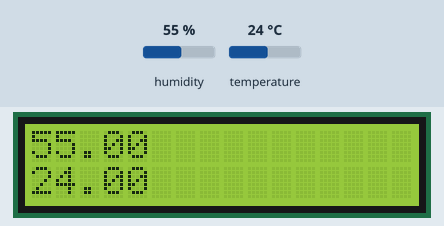
Bench run of a sketch on a simulated Arduino Uno, built with avr-gcc and run on an emulated ATmega328P. Shown: 16×2 character LCD. The test bench sets the inputs (shaded band); at power-on: humidity 55 %, temperature 24 °C. What the sketch prints to the serial monitor is not drawn.

Above: at 1.2 s.
1.3 s: humidity set to 22 %
At 3.1 s:
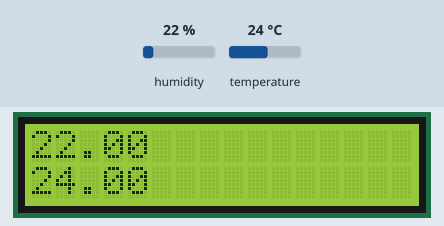
4.0 s: temperature set to 12 °C
At 4.5 s:
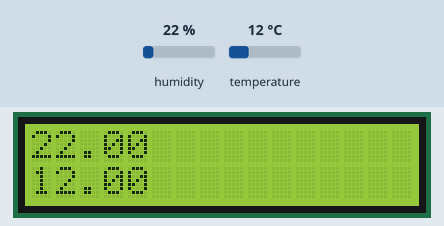
6.7 s: humidity set to 40 %
At 8.5 s:
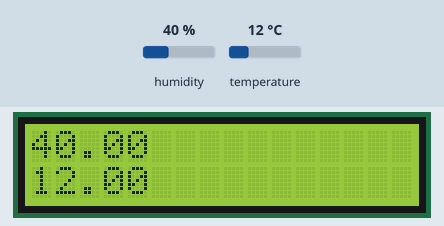
9.7 s: temperature set to 19 °C
At 11.1 s:
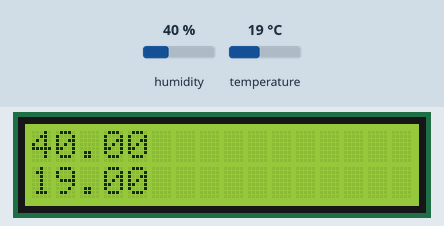
Timing chart, 0 to 12.7 s (numbered marks = the images above; inputs shaded):
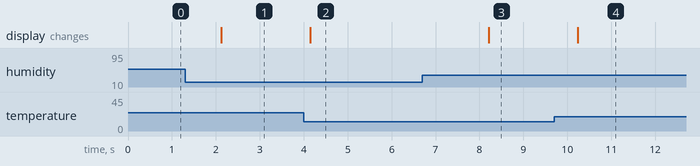

The sketch:

DHT_SENSOR.ino
```cpp
#include <LiquidCrystal.h>
#include <DHT.h>

LiquidCrystal lcd(2, 3, 4, 5, 6, 7);
DHT dht(8, DHT11);

void setup() {
  Serial.begin(9600);
  dht.begin();
  lcd.begin(16, 2);
}

void loop() {

  float h = dht.readHumidity();
  float t = dht.readTemperature();

  lcd.setCursor(0, 0);
  lcd.print(h);
  Serial.print("Humidity: " + String(h) + " %");

  lcd.setCursor(0, 1);
  lcd.print(t);
  Serial.print("Temperature: " + String(t) + " *C");

  delay(1000);


}
```

Measured:
- after the input at 1.3 s, the display: changes after 0.82 s (image 1)
- after the input at 4.0 s, the display: changes after 0.15 s (image 2)
- after the input at 6.7 s, the display: changes after 1.5 s (image 3)
- after the input at 9.7 s, the display: changes after 0.54 s (image 4)
